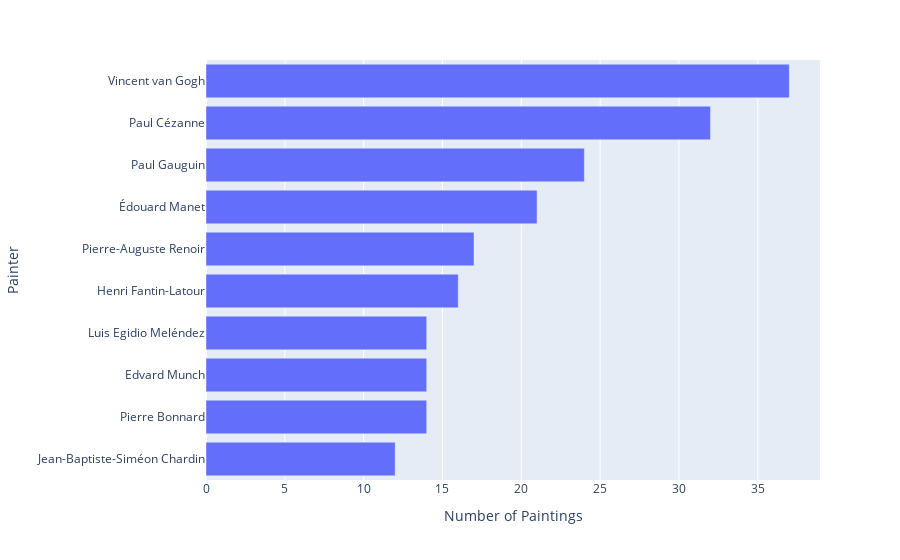

Notebook code cell kept with this figure:
### Code cell
# Count paintings per author
paintings_per_author = df['painter'].value_counts().head(10).reset_index()
paintings_per_author.columns = ['Painter', 'Number of Paintings']

# Create horizontal bar chart
fig5 = px.bar(paintings_per_author.sort_values('Number of Paintings'),
             x='Number of Paintings',
             y='Painter',
             orientation='h',
             #title='Top 10 Authors by Number of Paintings',
             #labels={'Number of Paintings': 'Paintings', 'Painter': 'Author'}
             )
fig5.show()

### Figure 1 — Plotly figure (JSON) as saved in the notebook; plotly's stock layout.template omitted (floating-point values rounded to 4 significant figures)
{"data": [{"alignmentgroup": "True", "hovertemplate": "Number of Paintings=%{x}<br>Painter=%{y}<extra></extra>", "legendgroup": "", "marker": {"color": "#636efa", "pattern": {"shape": ""}}, "name": "", "offsetgroup": "", "orientation": "h", "showlegend": false, "textposition": "auto", "type": "bar", "x": [12, 14, 14, 14, 16, 17, 21, 24, 32, 37], "xaxis": "x", "y": ["Jean-Baptiste-Siméon Chardin", "Pierre Bonnard", "Edvard Munch", "Luis Egidio Meléndez", "Henri Fantin-Latour", "Pierre-Auguste Renoir", "Édouard Manet", "Paul Gauguin", "Paul Cézanne", "Vincent van Gogh"], "yaxis": "y"}], "layout": {"barmode": "relative", "legend": {"tracegroupgap": 0}, "margin": {"t": 60}, "xaxis": {"anchor": "y", "domain": [0, 1], "title": {"text": "Number of Paintings"}}, "yaxis": {"anchor": "x", "domain": [0, 1], "title": {"text": "Painter"}}}}
